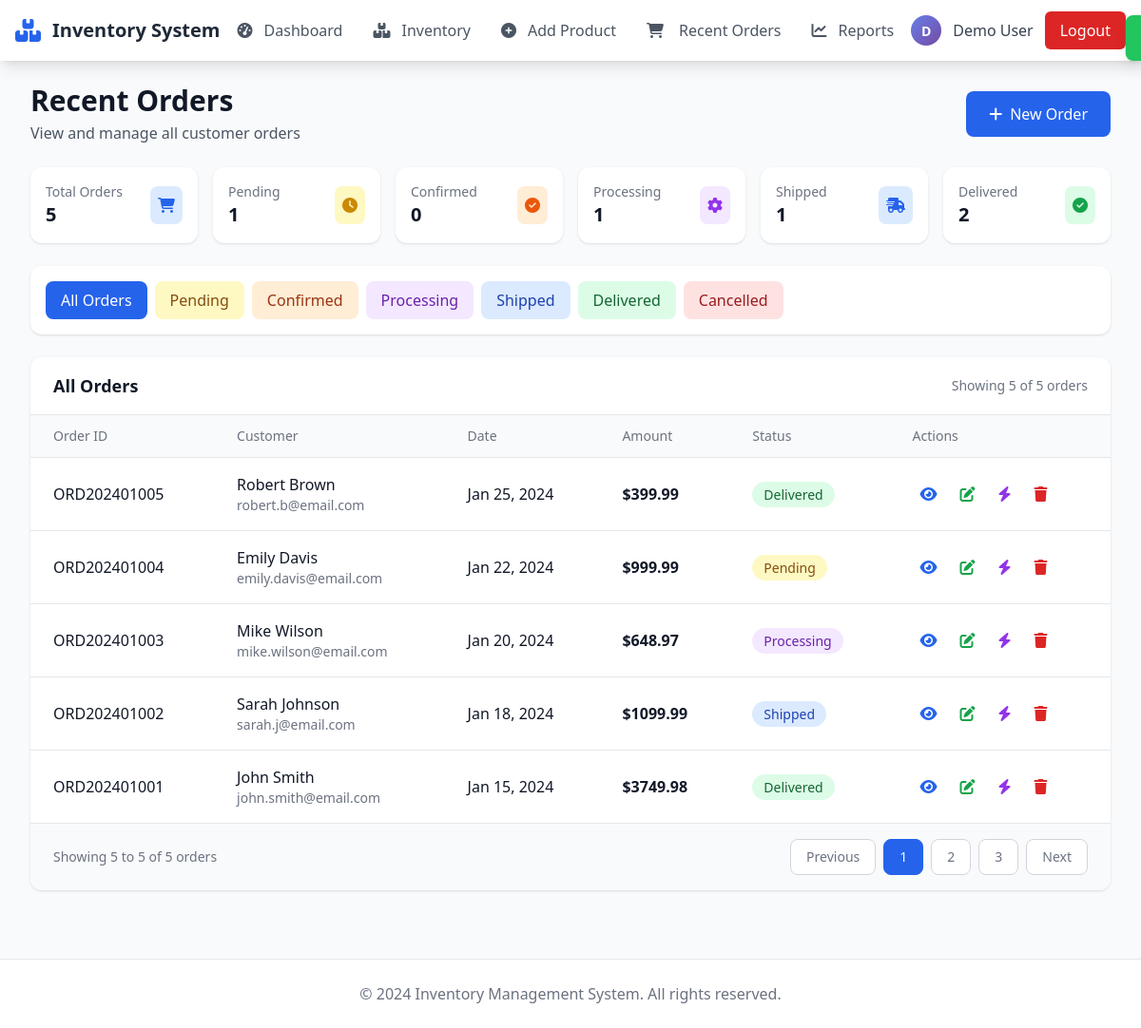
Page /orders (signed in) on the earlier database version.
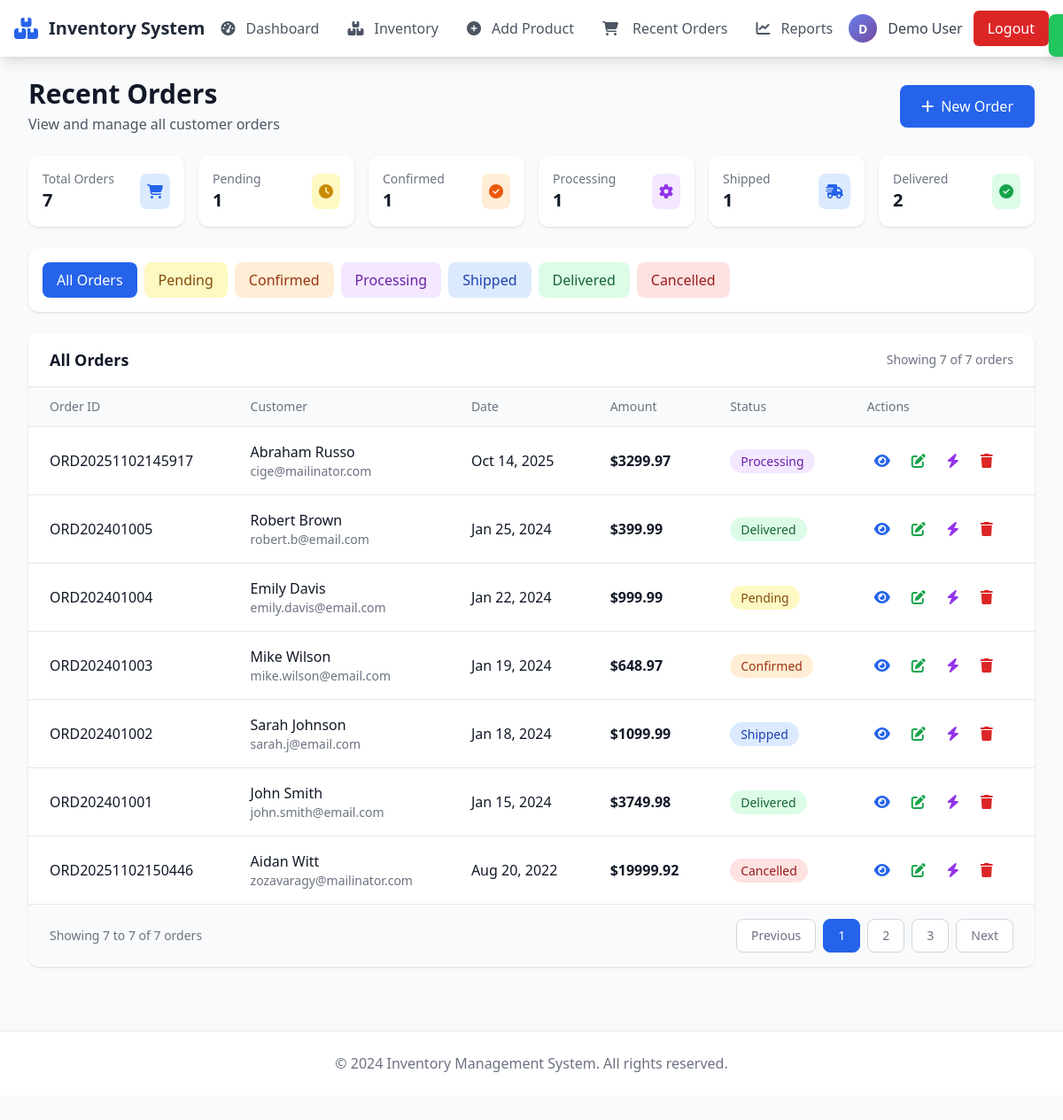
Same page on the later database version.
### app.py (models this page shows)
class Order(db.Model):
    __tablename__ = 'orders'
    id = db.Column(db.Integer, primary_key=True)
    order_id = db.Column(db.String(20), unique=True, nullable=False)
    customer_name = db.Column(db.String(100), nullable=False)
    customer_email = db.Column(db.String(100))
    customer_phone = db.Column(db.String(20))
    order_date = db.Column(db.DateTime, nullable=False, default=datetime.utcnow)
    amount = db.Column(db.Float, nullable=False)
    status = db.Column(db.String(20), nullable=False, default='Pending')
    tracking_number = db.Column(db.String(50))
    shipping_address = db.Column(db.Text)
    notes = db.Column(db.Text)
    created_at = db.Column(db.DateTime, default=datetime.utcnow)
    updated_at = db.Column(db.DateTime, default=datetime.utcnow, onupdate=datetime.utcnow)
    items = db.relationship('OrderItem', backref='order', cascade='all, delete-orphan')

### app.py (the view)
@app.route('/orders')
def orders():
    if 'user_id' not in session:
        return redirect(url_for('login'))
    orders_list = Order.query.order_by(Order.order_date.desc()).all()
    return render_template('recent_orders.html', orders=orders_list)

### templates/recent_orders.html (shortened to what the changed rows need)
{% extends "base.html" %}
{% block content %}
<div class="space-y-6">
    <div class="flex justify-between items-center">
        <div>
            <h1 class="text-3xl font-bold text-gray-900">Recent Orders</h1>
        </div>
    </div>
    <div class="grid grid-cols-1 md:grid-cols-6 gap-4">
        <div class="bg-white rounded-xl shadow p-4">
            <div class="flex items-center justify-between">
                <div>
                    <p class="text-sm text-gray-500">Total Orders</p>
                    <p class="text-xl font-bold text-gray-900">{{ orders|length }}</p>
                </div>
            </div>
        </div>
        <div class="bg-white rounded-xl shadow p-4">
            <div class="flex items-center justify-between">
                <div>
                    <p class="text-sm text-gray-500">Confirmed</p>
                    <p class="text-xl font-bold text-gray-900">{{ orders|selectattr('status', 'equalto', 'Confirmed')|list|length }}</p>
                </div>
            </div>
        </div>
    </div>
    <div class="bg-white rounded-xl shadow overflow-hidden">
        <div class="px-6 py-4 border-b border-gray-200 flex justify-between items-center">
            <h2 class="text-lg font-semibold text-gray-900">All Orders</h2>
            <div class="text-sm text-gray-500">
                Showing <span id="showingCount">{{ orders|length }}</span> of {{ orders|length }} orders
            </div>
        </div>
        <div class="overflow-x-auto">
            <table class="w-full">
                <thead>
                    <tr class="bg-gray-50 border-b border-gray-200">
                        <th class="px-6 py-3 text-left text-sm font-medium text-gray-500">Order ID</th>
                        <th class="px-6 py-3 text-left text-sm font-medium text-gray-500">Customer</th>
                        <th class="px-6 py-3 text-left text-sm font-medium text-gray-500">Date</th>
                        <th class="px-6 py-3 text-left text-sm font-medium text-gray-500">Amount</th>
                        <th class="px-6 py-3 text-left text-sm font-medium text-gray-500">Status</th>
                        <th class="px-6 py-3 text-left text-sm font-medium text-gray-500">Actions</th>
                    </tr>
                </thead>
                <tbody class="divide-y divide-gray-200" id="ordersTableBody">
                    {% for order in orders %}
                    <tr class="hover:bg-gray-50 transition-colors order-row" id="order-{{ order.id }}" data-status="{{ order.status }}">
                        <td class="px-6 py-4">
                            <div class="font-medium text-gray-900">{{ order.order_id }}</div>
                        </td>
                        <td class="px-6 py-4">
                            <div class="font-medium text-gray-900">{{ order.customer_name }}</div>
                            <div class="text-sm text-gray-500">{{ order.customer_email }}</div>
                        </td>
                        <td class="px-6 py-4 text-gray-900">{{ order.order_date.strftime('%b %d, %Y') }}</td>
                        <td class="px-6 py-4">
                            <div class="font-semibold text-gray-900">${{ "%.2f"|format(order.amount) }}</div>
                        </td>
                        <td class="px-6 py-4">
                            <span class="px-3 py-1 text-sm font-medium rounded-full
                                {% if order.status == 'Delivered' %}bg-green-100 text-green-800
                                {% elif order.status == 'Pending' %}bg-yellow-100 text-yellow-800
                                {% elif order.status == 'Confirmed' %}bg-orange-100 text-orange-800
                                {% elif order.status == 'Processing' %}bg-purple-100 text-purple-800
                                {% elif order.status == 'Shipped' %}bg-blue-100 text-blue-800
                                {% elif order.status == 'Cancelled' %}bg-red-100 text-red-800
                                {% else %}bg-gray-100 text-gray-800{% endif %}">
                                {{ order.status }}
                            </span>
                        </td>
                        <td class="px-6 py-4">
                            <div class="flex space-x-2">
                                <button onclick="viewOrderDetails({{ order.id }})"
                                        class="p-2 text-blue-600 hover:text-blue-800 hover:bg-blue-50 rounded-lg transition-colors"
                                        title="View Order Details">
                                    <i class="fas fa-eye"></i>
                                </button>
                                <button onclick="openEditModal('{{ order.order_id }}', {{ order.id }})"
                                        class="p-2 text-green-600 hover:text-green-800 hover:bg-green-50 rounded-lg transition-colors"
                                        title="Edit Order">
                                    <i class="fas fa-edit"></i>
                                </button>
                                <div class="relative group">
                                    <button class="p-2 text-purple-600 hover:text-purple-800 hover:bg-purple-50 rounded-lg transition-colors"
                                            title="Quick Status Update">
                                        <i class="fas fa-bolt"></i>
                                    </button>
                                </div>
                                <button onclick="deleteOrder({{ order.id }}, '{{ order.order_id }}', '{{ order.customer_name }}')"
                                        class="p-2 text-red-600 hover:text-red-800 hover:bg-red-50 rounded-lg transition-colors"
                                        title="Delete Order">
                                    <i class="fas fa-trash"></i>
                                </button>
                            </div>
                        </td>
                    </tr>
                    {% endfor %}
                </tbody>
            </table>
        </div>
        <div class="px-6 py-4 border-t border-gray-200 bg-gray-50">
            <div class="flex justify-between items-center">
                <div class="text-sm text-gray-500">
                    Showing <span id="tableCount">{{ orders|length }}</span> to {{ orders|length }} of {{ orders|length }} orders
                </div>
                <div class="flex space-x-2">
                    <button class="px-4 py-2 text-sm font-medium text-gray-500 bg-white border border-gray-300 rounded-lg hover:bg-gray-50 transition-colors">
                    </button>
                    <button class="px-4 py-2 text-sm font-medium text-white bg-blue-600 border border-blue-600 rounded-lg hover:bg-blue-700 transition-colors">
                    </button>
                    <button class="px-4 py-2 text-sm font-medium text-gray-500 bg-white border border-gray-300 rounded-lg hover:bg-gray-50 transition-colors">
                    </button>
                    <button class="px-4 py-2 text-sm font-medium text-gray-500 bg-white border border-gray-300 rounded-lg hover:bg-gray-50 transition-colors">
                    </button>
                    <button class="px-4 py-2 text-sm font-medium text-gray-500 bg-white border border-gray-300 rounded-lg hover:bg-gray-50 transition-colors">
                    </button>
                </div>
            </div>
        </div>
    </div>
</div>
{% endblock %}

Differences in the rows shown:
added Order: order_id "ORD20251102145917", customer_name "Abraham Russo", customer_email "cige@mailinator.com", order_date "Oct 14, 2025", amount "3299.97", status "Processing"
changed Order "ORD202401003": order_date "Jan 20, 2024" → "Jan 19, 2024"; status "Processing" → "Confirmed"
added Order: order_id "ORD20251102150446", customer_name "Aidan Witt", customer_email "zozavaragy@mailinator.com", order_date "Aug 20, 2022", amount "19999.92", status "Cancelled"
Other differences:
{{ orders|length }}: "5" → "7"
{{ orders|selectattr('status', 'equalto', 'Confirmed')|list|length }}: "0" → "1"
